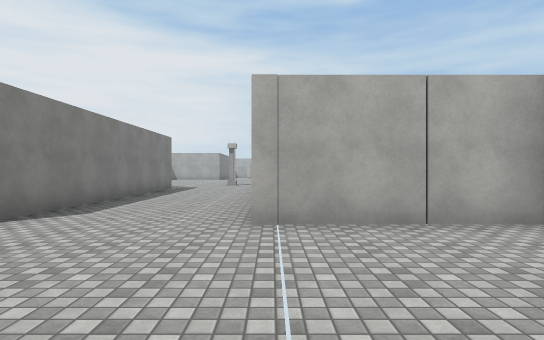
View 1 (above)

24 first-person views from a walk through a Unity game level. The camera is 1.4 m above the floor, looks level and sees 80° across. The floor is counted in squares, 2 m on a side. Each view is taken from the middle of a square. On the plan, view 1 faces up. The plan holds only what a view shows up to about 10 squares ahead; the rest is blank. The place goes on beyond the plan. Some surface patterns are stand-ins.

View 2
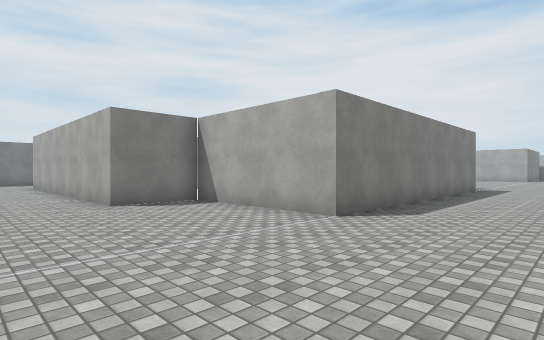

View 3
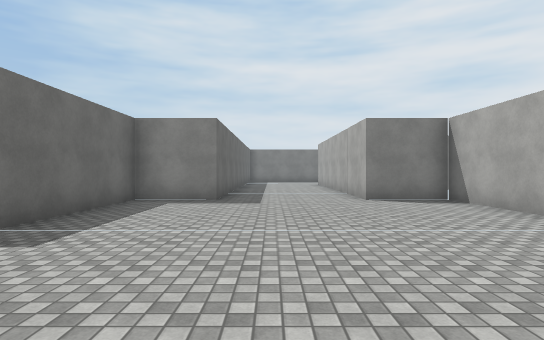

View 4
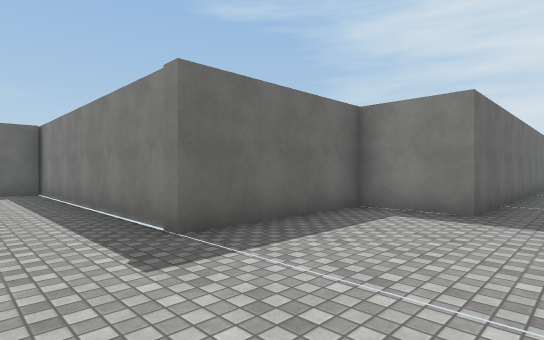

View 5
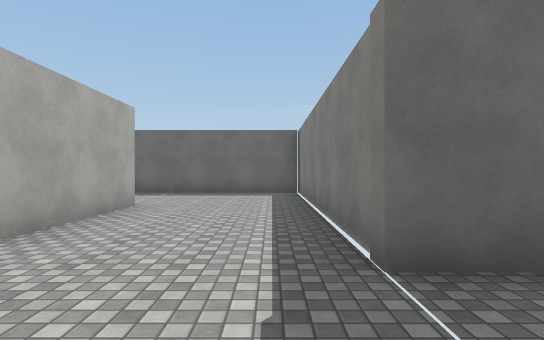

View 6
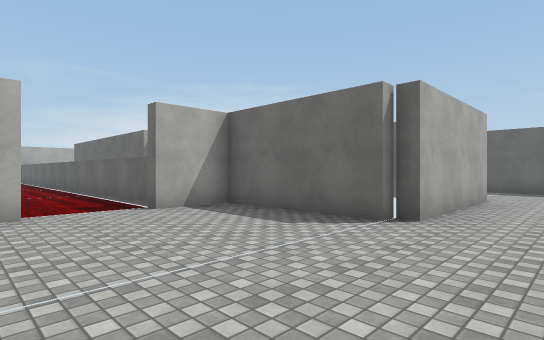

View 7
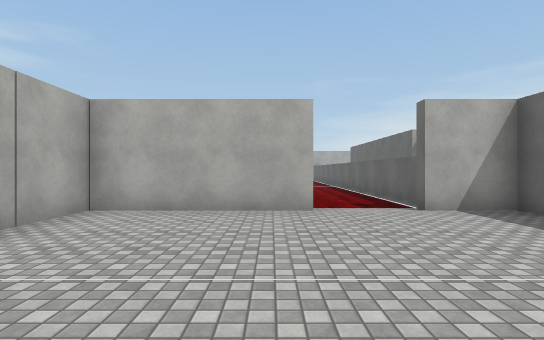

View 8
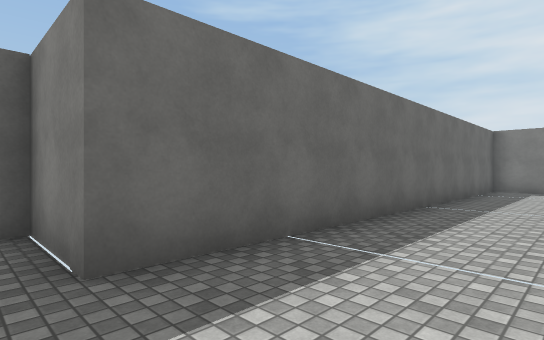

View 9
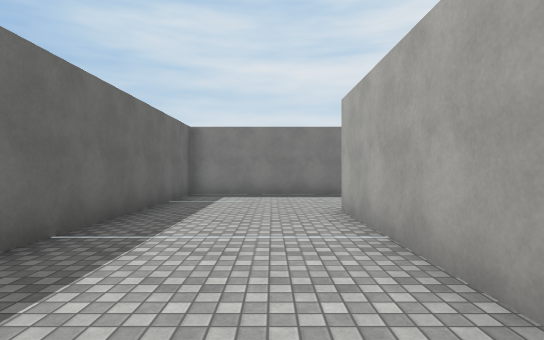

View 10
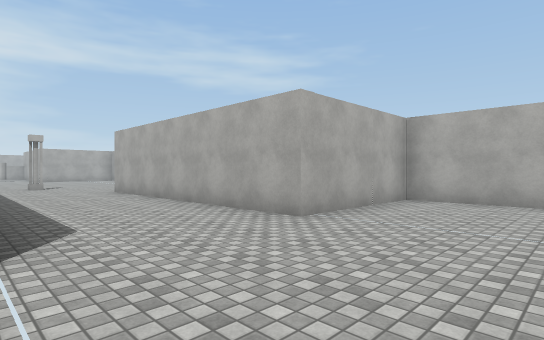

View 11
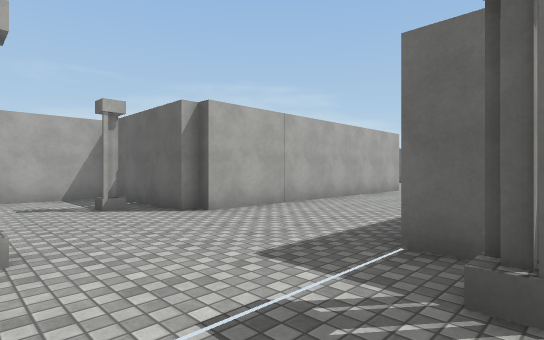

View 12
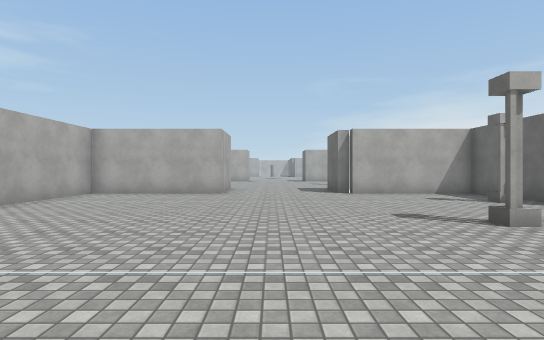

View 13
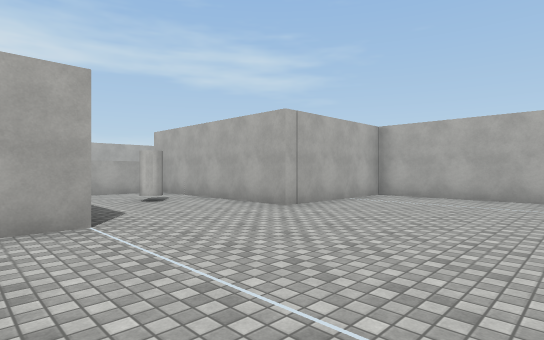

View 14
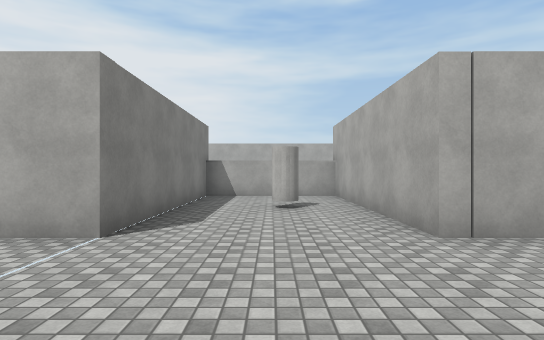

View 15
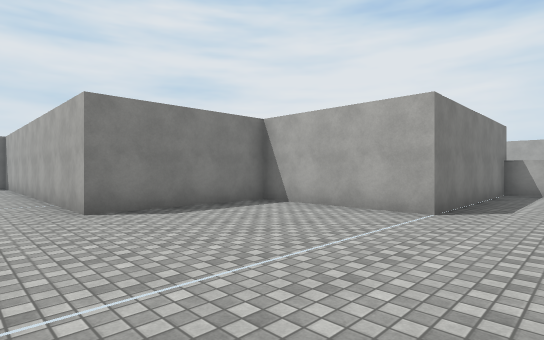

View 16
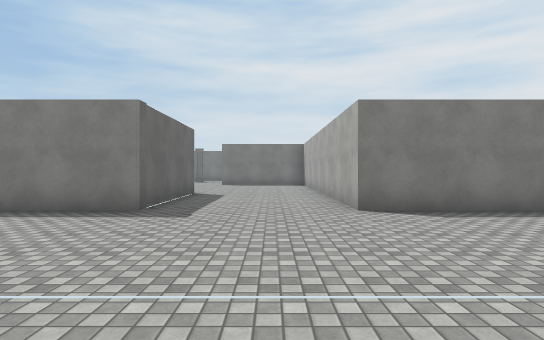

View 17
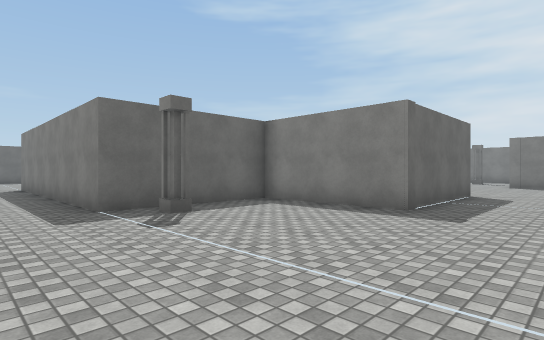

View 18
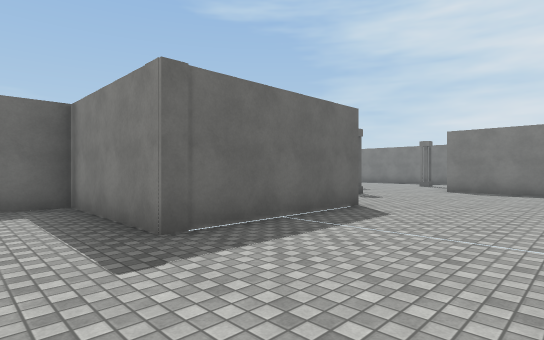

View 19
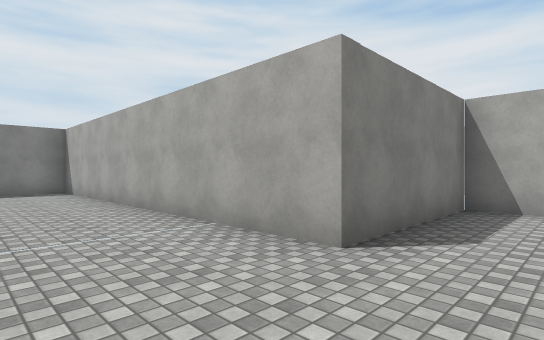

View 20
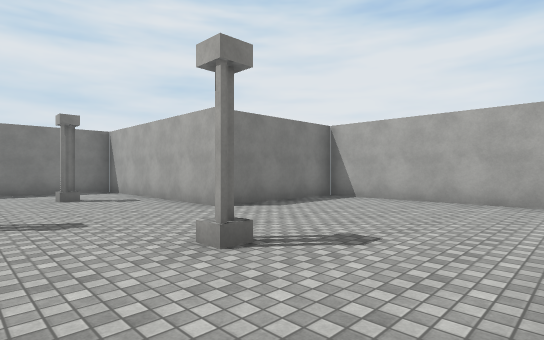

View 21
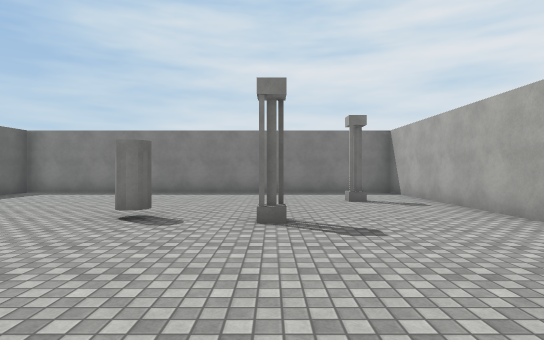

View 22
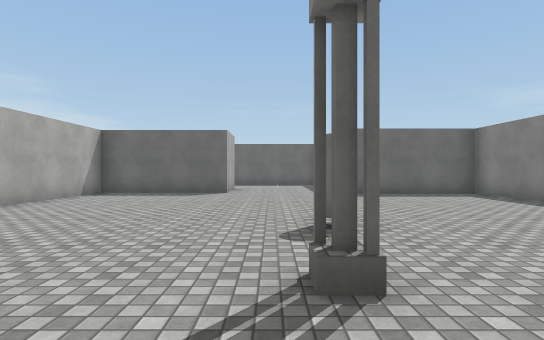

View 23
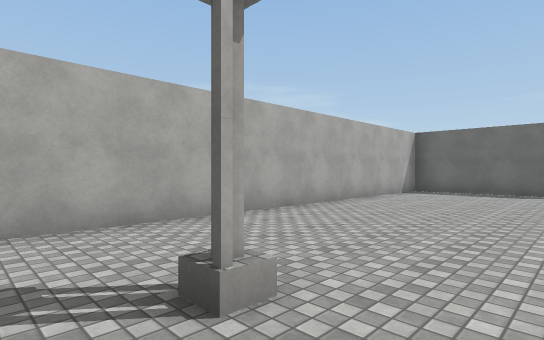

View 24
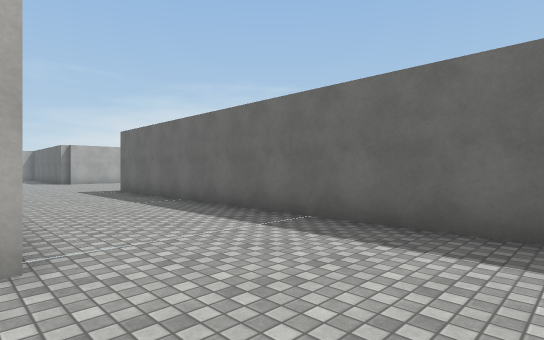

### Floor plan
Points are (right, up) in squares from view 1. A wall is a line through its corners. A room is listed if a view was taken in it or the views show most of it. See-through windows are left out.
Room 1 (views 1, 2, 3, 4, 5, 6, 7, 8, 9, 10, 20, 21, 22, 23, 24)
walls: (-3.8, 4.1) (-7.6, 4.1) (-7.6, 2.2) (-15.6, 2.2); (-15.6, 4.1) (-11.8, 4.1) (-11.8, 14.8); (-19.1, 3) (-19.1, -1.3) (-7.6, -1.3) (-7.6, -3.2) (-3.8, -3.2) (-3.8, -10.9) (7.2, -10.9); (3.6, 0.2) (3.6, 4.1) (-0.3, 4.1); (-0.3, -7.4) (-0.3, -3.5) (0.1, -3.5) (0.1, -3.2) (3.6, -3.2) (3.6, -1.7) (9.4, -1.7); (-17.1, 15.7) (-23, 15.7) (-23, 4.5) (-19.5, 4.5); (-12.5, 19.5) (-17.2, 19.5) (-17.2, 16)
Room 2 (views 11, 12, 13, 14, 15, 16, 17, 18, 19)
walls: (3.6, 19.4) (3.6, 23.3) (-0.3, 23.3) (-0.3, 28.8) (-3.8, 28.8) (-3.8, 23.3) (-7.6, 23.3) (-7.6, 19.5) (-12.5, 19.5); (0.1, 11.8) (0.1, 12.1) (3.6, 12.1) (3.6, 15.6); (-11.9, 15.7) (-7.6, 15.7) (-7.6, 12.1) (-3.8, 12.1) (-3.8, 4.1); (-0.3, 4.1) (-0.3, 11.9)
objects: other object (-5, 13); other object (1, 13)

Where each view was taken, in squares from view 1:
view 1: 0 up, 0 right, facing up
view 2: 0 up, 1 left, facing up-left
view 3: 0 up, 0 right, facing left
view 4: 0 up, 2 left, facing down-left
view 5: 1 down, 3 left, facing down
view 6: 1 up, 2 left, facing down-right
view 7: 1 up, 2 left, facing right
view 8: 1 up, 7 left, facing down-left
view 9: 1 up, 10 left, facing left
view 10: 1 up, 4 left, facing up-right
view 11: 15 up, 5 left, facing down-right
view 12: 18 up, 6 left, facing right
view 13: 19 up, 5 left, facing up-right
view 14: 20 up, 2 left, facing up
view 15: 18 up, 2 left, facing up-left
view 16: 18 up, 2 left, facing left
view 17: 18 up, 2 left, facing down-left
view 18: 19 up, 6 left, facing down-left
view 19: 17 up, 6 left, facing up-left
view 20: 12 up, 12 left, facing up-left
view 21: 12 up, 13 left, facing left
view 22: 14 up, 17 left, facing down
view 23: 15 up, 16 left, facing down-right
view 24: 7 down, 3 left, facing down-right
